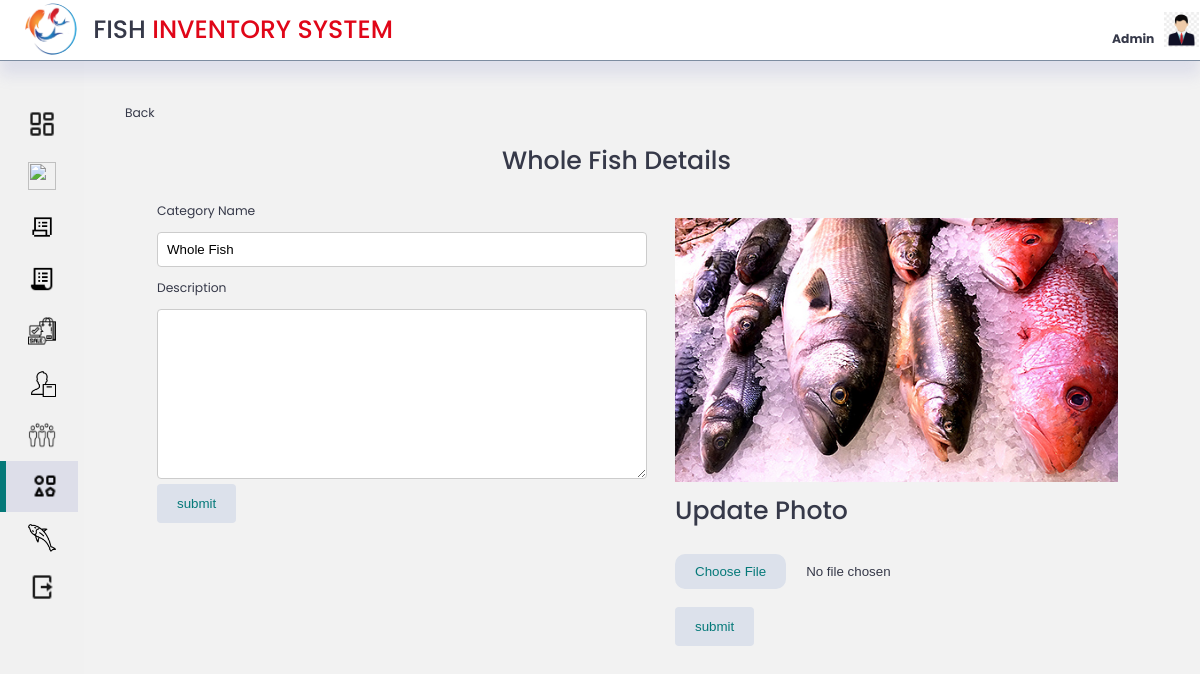
Page /Admin/inc/category/editCategory.php?edit=1 on the committed database.
### tables this page shows
CREATE TABLE `category` (
  `catID` int(11) NOT NULL,
  `categoryName` varchar(255) NOT NULL,
  `description` varchar(3000) NOT NULL,
  `photo` varchar(255) NOT NULL
);

### Admin/inc/category/editCategory.php (the view, shortened to what this page needs)
<?php
include('../../inc/connection/db-user.php');
    ?>
<!DOCTYPE html>
<html lang="en">
<head>
    <link rel="stylesheet" href="../../css/style.css">
</head>
<body>
    <div class="top">
        <div class="logo">
            <img src="../../icons/fishlogo.png" alt="">
            <h1>FISH <span class="danger">INVENTORY SYSTEM</span></h1>
        </div>
        <div class="profile">
            <div class="admin-name">
                <div class="admin">
                    <br>
                    <span class="hovertext" data-hover= "Edit Admin"><a href="admin-update.php"><b class="text-muted">Admin</b></a></span>
                </div>
            </div>
            <div class="profile-photo">
                <a class="hovertext" href="admin-update.php" data-hover= "Edit Admin"><img src="../../icons/admin-logo.jpg" alt="pic"></a>
            </div>
        </div>
    </div>
<div class="container">
    <aside>
            <div class="nav">
                <a id="dashboard" class= "not-active" href="../../index.php"><span ><img  src="../../icons/icons8-dashboard-layout-24.png" alt=""></span><h3>Dashboard</h3></a>
                <a id="inventory"class= "not-active"  href="../../inc/inventory/inventory.php"><span ><img src="../../icons/icons8-in-inventory-30.png" alt=""></span><h3 >Inventory</h3></a>
                <a id="purchase" class= "not-active" href="../../inc/purchase/purchase.php"><span ><img src="../../icons/icons8-purchase-order-32.png" alt=""></span><h3>Purchase</h3></a>
                <a id="orders" class= "not-active" href="../../inc/orders/orders.php"><span ><img src="../../icons/icons8-purchase-order-30.png" alt=""></span><h3>Orders</h3></a>
                <a id="sale" class= "not-active" href="../../inc/sale/sale.php"><span ><img src="../../icons/icons8-purchase-64.png" alt=""></span><h3>Sale</h3></a>
                <a id="supplier" class= "not-active" href="../../inc/suppliers/supplier.php"><span ><img src="../../icons/icons8-supplier-50.png" alt=""></span><h3>Suppliers</h3></a>
                <a id="customer" class= "not-active" href="../../inc/customer.php"><span ><img src="../../icons/icons8-customers-64.png" alt=""></span><h3>Customers</h3></a>
                <a id="category" class= "active" href="../../inc/category/category.php"><span ><img src="../../icons/icons8-diversity-24.png" alt=""></span><h3>Category</h3></a>
                <a id="gallery" class= "not-active" href="../../inc/gallery/gallery.php"><span ><img src="../../icons/icons8-top-view-fish-50.png" alt=""></span><h3>Gallery</h3></a>
                <a href="../../logout.php"><span ><img src="../../icons/icons8-logout-24.png" alt=""></span><h3 class='danger'>Logout</h3></a>
            </div>
    </aside>
<main>
    <?php
    if(isset($_GET['edit'])){
    $id = $_GET['edit'];
    $sql = "SELECT * FROM category WHERE catID = '$id' ";
    $result = $conn->query($sql);
    if($result->num_rows > 0){
        while($row = $result->fetch_assoc()){
            $catname = $row['categoryName'];
            $desc = $row['description'];
            $img = $row['photo'];
        }
        ?>
    <label class="btn" style="padding:10px;"><a href="category.php">Back</a></label>
    <h1 style="text-align:center;"><?php echo $catname;?> Details</h1>
    <div style="display:grid; grid-template-columns: 35rem auto ; margin-left:3rem; " class="inventory">
            <form action="#" enctype="multipart/form-data" method="POST">
                <label for="">Category Name</label>
                <input type="text" name="category" value="<?php echo $catname;?>" ><br>
                <label for="">Description</label>
                <textarea name="description" id="" cols="30" rows="10" placeholder="<?php echo $desc;?>"></textarea><br>
                <input type="submit" name="update" value="submit">
            </form>
            <div style="margin-left:2rem; margin-top:2rem;" class="img">
                <img style="width:100%; height:60%;" src="../../inc/category/categoryIMG/<?php echo $img; ?>" alt="">
                <h1>Update Photo</h1>
                <form action="#" enctype="multipart/form-data" method="POST">
                    <input type="file" name="catIMG"  required><br><br>
                    <input type="submit" name="updatePhoto" value="submit">
                </form>
    </div>
    </div>
    <?php
    }
}
?>
</main>
</div>
</body>
</html>

### Admin/css/style.css (style rules this page uses)
:root { --color-primary: #057979; --color-danger: #e00618; --color-success:#04ece0; --color-sale:rgb(170, 245, 140); --color-warning:#ffbb55; --color-white:#fff; --color-info-dark:#7d8da1; --color-info-light:#dce1eb; --color-dark:#363949; --color-light:rgba(132, 139, 200, 0.18); --color-primary-variant:#111e88; --color-dark-variant:#677483; --color-background:#f2f2f2f2; --color-transparent:transparent; --card-border-radius: 1.2rem; --border-radius-1: 0.4rem; --border-radius-2: 0.8rem; --border-radius-3: 1.2rem; --card-padding: 1.8rem; --padding-1:1.2rem; --box-shadow: 0 .2rem .4rem var(--color-light); --box-shadow2: 0 .2rem .3em var(--color-info-dark); }
* { margin: 0; padding: 0; outline: 0; appearance: none; border: 0; text-decoration: none; list-style: none; box-sizing: border-box; }
html { font-size: 14px; }
body { width: 100vw; font-family: poppins, sans-serif; font-size: 0.88rem; background: var(--color-background); user-select: none; overflow-x: hidden; color: var(--color-dark); }
.container { display: grid; width: 96%; margin: 0; gap: 1.5rem; grid-template-columns: 14rem auto ; height: 100vh; }
a { color: var(--color-dark); }
img { display: block; width: 100%; }
h1 { font-weight: 800; font-size: 1.8rem; }
input[type=text], select, textarea { width: 100%; padding: 9px; border: 1px solid #ccc; border-radius: 4px; resize: vertical; }
input[type=number], select, textarea { width: 100%; padding: 9px; border: 1px solid #ccc; border-radius: 4px; resize: vertical; }
label { padding: 12px 12px 12px 0; display: inline-block; }
input[type=submit] { background: var(--color-info-light); color: var(--color-primary); padding: 12px 20px; border: none; border-radius: 4px; cursor: pointer; float: left; }
.danger { color: var(--color-danger); cursor: pointer; }
.top { display: flex; align-items: center; justify-content: space-between; padding: .8px; background: var(--color-white); width: 100%; border-bottom: 1px solid var(--color-info-dark); box-shadow: 0 1rem 1rem var(--color-light); position: fixed; }
.logo { display: flex; gap: 1rem; }
.logo img { padding: 2px; margin-left: .8rem; width: 4rem; height: 4rem; border-radius: 50%; }
h1 { padding: 10px 0px; font-weight: 500; }
.profile { display: flex; gap: 0.7rem; }
.profile img { width: 2.5rem; height: 2.5rem; }
aside .nav { display: flex; flex-direction: column; height: 86vh; position: fixed; width: 14rem; top: 7rem; }
aside { border-radius: 10px; height: 100vh; display: block; background-color: var(--color-background); }
aside .nav a { display: flex; color: var(--color-info-dark); margin-left: 2rem; gap: 1rem; align-items: center; position: relative; height: 3.7rem; transition: all 300ms ease; }
aside .nav a span { font-size: 1.6rem; transition: all 300ms ease; }
aside .nav a span img { width: 2rem; height: 2rem; background: var(--color-transparent); }
aside .nav a:last-child { position: absolute; bottom: 2rem; width: 100%; }
aside .nav a.active { background: var(--color-light); color: var(--color-dark); margin-left: 0; }
aside .nav a.active:before { content: ''; width: 6px; height: 100%; background: var(--color-primary); }
aside .nav a.active span { color: var(--color-dark); margin-left: calc(1rem - 3px); }
main { margin-top: 6rem; height: auto; padding: 10px; }
@media screen and (max-width:1200px) { .container { width: 94%; grid-template-columns: 6rem auto ; } }
@media screen and (max-width:1200px) { .top .logo { padding-left: .8rem; } }
@media screen and (max-width:1200px) { .top .logo h1 { display: block; } }
@media screen and (max-width:1200px) { aside .nav { width: 100%; } }
@media screen and (max-width:1200px) { aside .nav a { width: 5.6rem; } }
@media screen and (max-width:1200px) { aside .nav a:last-child { position: relative; margin-top: 1.8rem; } }

### rows in the picture
category: categoryName "Whole Fish", category "Whole Fish", photo (picture)
